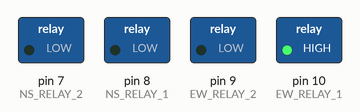
The sketch below on a simulated Arduino Uno, built with avr-gcc and run on an emulated ATmega328P. Shown: switched loads named in the sketch (green lamp = pin HIGH).

Above: at 1.0 s.
At 4.0 s:
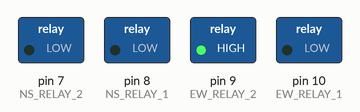
At 7.0 s:
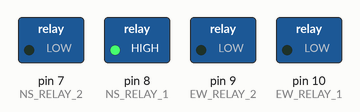
At 10.0 s:
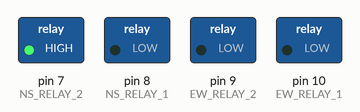
At 14.5 s:
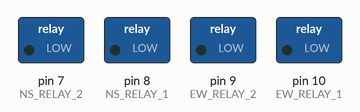
Timing chart, 0 to 15.6 s (numbered marks = the images above):
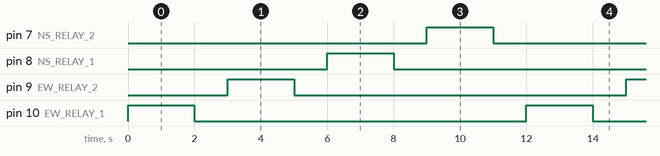

Measured:
- by itself, pin 7 (NS_RELAY_2), pin 8 (NS_RELAY_1), pin 9 (EW_RELAY_2), pin 10 (EW_RELAY_1): alternates HIGH for 2.0 s and LOW for 10.0 s
- by itself, everything shown: repeats every 12.0 s, in 8 steps

The sketch:

actuator_relay_test.ino
```cpp
/*
 * Actuator / relay bring-up test
 * -------------------------------------------------------------------------
 * Drives each 12 V linear actuator through its two relay channels, in both
 * directions, with a stop between moves. Use it to confirm wiring and which
 * way each actuator travels before running the tracker.
 *
 * Pins match the main sketch and docs/wiring.md:
 *   D10, D9 -> East / West actuator relays
 *   D8,  D7 -> North / South actuator relays
 *
 * For one actuator: the two channels in opposite states -> it moves;
 * both channels the same -> it holds still.
 */

const int EW_RELAY_1 = 10;
const int EW_RELAY_2 = 9;
const int NS_RELAY_1 = 8;
const int NS_RELAY_2 = 7;

const int MOVE_MS = 2000;
const int STOP_MS = 1000;

void setup() {
  pinMode(EW_RELAY_1, OUTPUT);
  pinMode(EW_RELAY_2, OUTPUT);
  pinMode(NS_RELAY_1, OUTPUT);
  pinMode(NS_RELAY_2, OUTPUT);
}

void exercise(int relayA, int relayB) {
  digitalWrite(relayA, HIGH);      // one direction
  digitalWrite(relayB, LOW);
  delay(MOVE_MS);

  digitalWrite(relayA, LOW);       // stop
  digitalWrite(relayB, LOW);
  delay(STOP_MS);

  digitalWrite(relayA, LOW);       // the other direction
  digitalWrite(relayB, HIGH);
  delay(MOVE_MS);

  digitalWrite(relayA, LOW);       // stop
  digitalWrite(relayB, LOW);
  delay(STOP_MS);
}

void loop() {
  exercise(EW_RELAY_1, EW_RELAY_2);    // East / West actuator
  exercise(NS_RELAY_1, NS_RELAY_2);    // North / South actuator
}
```
